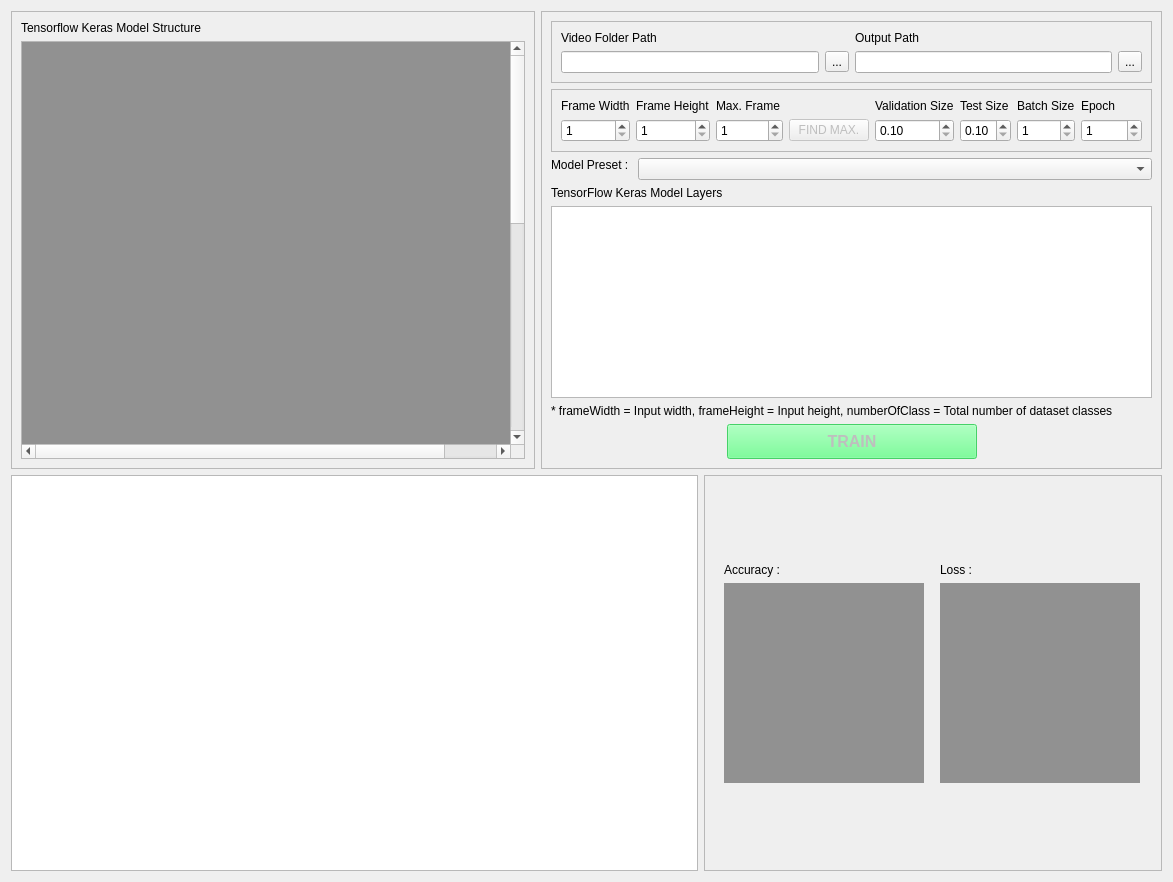
      <widget class="QWidget" name="modelTrainTab">
       <attribute name="title">
        <string>MODEL TRAINING</string>
       </attribute>
       <layout class="QVBoxLayout" name="verticalLayout_20">
        <item>
         <layout class="QHBoxLayout" name="horizontalLayout_20" stretch="3,2">
          <item>
           <widget class="QFrame" name="modelShowFrame">
            <property name="frameShape">
             <enum>QFrame::StyledPanel</enum>
            </property>
            <property name="frameShadow">
             <enum>QFrame::Raised</enum>
            </property>
            <layout class="QVBoxLayout" name="verticalLayout_27" stretch="0,0">
             <item>
              <widget class="QLabel" name="tfStructureLabel">
               <property name="text">
                <string>Tensorflow Keras Model Structure</string>
               </property>
              </widget>
             </item>
             <item>
              <widget class="QScrollArea" name="tfModelStructureScrollArea">
               <property name="widgetResizable">
                <bool>true</bool>
               </property>
               <widget class="QWidget" name="scrollAreaWidgetContents">
                <property name="geometry">
                 <rect>
                  <x>0</x>
                  <y>0</y>
                  <width>550</width>
                  <height>900</height>
                 </rect>
                </property>
                <layout class="QHBoxLayout" name="horizontalLayout_15">
                 <property name="leftMargin">
                  <number>0</number>
                 </property>
                 <property name="topMargin">
                  <number>0</number>
                 </property>
                 <property name="rightMargin">
                  <number>0</number>
                 </property>
                 <property name="bottomMargin">
                  <number>0</number>
                 </property>
                 <item>
                  <widget class="QLabel" name="tfModelStructureDisplay">
                   <property name="minimumSize">
                    <size>
                     <width>550</width>
                     <height>900</height>
                    </size>
                   </property>
                   <property name="maximumSize">
                    <size>
                     <width>550</width>
                     <height>900</height>
                    </size>
                   </property>
                   <property name="styleSheet">
                    <string notr="true">background-color: rgb(145, 145, 145);</string>
                   </property>
                   <property name="text">
                    <string/>
                   </property>
                  </widget>
                 </item>
                </layout>
               </widget>
              </widget>
             </item>
            </layout>
           </widget>
          </item>
          <item>
           <widget class="QFrame" name="modelTrainConfigFrame">
            <property name="frameShape">
             <enum>QFrame::StyledPanel</enum>
            </property>
            <property name="frameShadow">
             <enum>QFrame::Raised</enum>
            </property>
            <layout class="QVBoxLayout" name="verticalLayout_19">
             <item>
              <layout class="QVBoxLayout" name="verticalLayout_49">
               <item>
                <widget class="QFrame" name="trainModelPathFrame">
                 <property name="frameShape">
                  <enum>QFrame::StyledPanel</enum>
                 </property>
                 <property name="frameShadow">
                  <enum>QFrame::Raised</enum>
                 </property>
                 <layout class="QGridLayout" name="gridLayout_11">
                  <item row="0" column="0">
                   <widget class="QLabel" name="datasetFolderPathLabel">
                    <property name="sizePolicy">
                     <sizepolicy hsizetype="Fixed" vsizetype="Fixed">
                      <horstretch>0</horstretch>
                      <verstretch>0</verstretch>
                     </sizepolicy>
                    </property>
                    <property name="text">
                     <string>Video Folder Path</string>
                    </property>
                    <property name="wordWrap">
                     <bool>true</bool>
                    </property>
                   </widget>
                  </item>
                  <item row="1" column="0">
                   <widget class="QLineEdit" name="datasetFolderPathLine"/>
                  </item>
                  <item row="1" column="1">
                   <widget class="QToolButton" name="datasetFolderPathButton">
                    <property name="text">
                     <string>...</string>
                    </property>
                   </widget>
                  </item>
                  <item row="1" column="2">
                   <widget class="QLineEdit" name="modelTrainOutputPathLine"/>
                  </item>
                  <item row="0" column="2">
                   <widget class="QLabel" name="modelTrainOutputPathLabel">
                    <property name="sizePolicy">
                     <sizepolicy hsizetype="Fixed" vsizetype="Fixed">
                      <horstretch>0</horstretch>
                      <verstretch>0</verstretch>
                     </sizepolicy>
                    </property>
                    <property name="text">
                     <string>Output Path</string>
                    </property>
                    <property name="wordWrap">
                     <bool>true</bool>
                    </property>
                   </widget>
                  </item>
                  <item row="1" column="3">
                   <widget class="QToolButton" name="modelTrainOutputPathButton">
                    <property name="text">
                     <string>...</string>
                    </property>
                   </widget>
                  </item>
                 </layout>
                </widget>
               </item>
               <item>
                <widget class="QFrame" name="modelConfigFrame">
                 <property name="frameShape">
                  <enum>QFrame::StyledPanel</enum>
                 </property>
                 <property name="frameShadow">
                  <enum>QFrame::Raised</enum>
                 </property>
                 <layout class="QHBoxLayout" name="horizontalLayout_16">
                  <item>
                   <layout class="QVBoxLayout" name="verticalLayout_42">
                    <item>
                     <widget class="QLabel" name="frameWidthLabel">
                      <property name="enabled">
                       <bool>true</bool>
                      </property>
                      <property name="sizePolicy">
                       <sizepolicy hsizetype="Fixed" vsizetype="Fixed">
                        <horstretch>0</horstretch>
                        <verstretch>0</verstretch>
                       </sizepolicy>
                      </property>
                      <property name="text">
                       <string>Frame Width</string>
                      </property>
                      <property name="wordWrap">
                       <bool>true</bool>
                      </property>
                     </widget>
                    </item>
                    <item>
                     <widget class="QSpinBox" name="frameWidthSpinBox">
                      <property name="enabled">
                       <bool>true</bool>
                      </property>
                      <property name="minimum">
                       <number>1</number>
                      </property>
                      <property name="maximum">
                       <number>5000</number>
                      </property>
                     </widget>
                    </item>
                   </layout>
                  </item>
                  <item>
                   <layout class="QVBoxLayout" name="verticalLayout_43">
                    <item>
                     <widget class="QLabel" name="frameHeightLabel">
                      <property name="enabled">
                       <bool>true</bool>
                      </property>
                      <property name="sizePolicy">
                       <sizepolicy hsizetype="Fixed" vsizetype="Fixed">
                        <horstretch>0</horstretch>
                        <verstretch>0</verstretch>
                       </sizepolicy>
                      </property>
                      <property name="text">
                       <string>Frame Height</string>
                      </property>
                      <property name="wordWrap">
                       <bool>true</bool>
                      </property>
                     </widget>
                    </item>
                    <item>
                     <widget class="QSpinBox" name="frameHeightSpinBox">
                      <property name="enabled">
                       <bool>true</bool>
                      </property>
                      <property name="minimum">
                       <number>1</number>
                      </property>
                      <property name="maximum">
                       <number>5000</number>
                      </property>
                     </widget>
                    </item>
                   </layout>
                  </item>
                  <item>
                   <layout class="QGridLayout" name="gridLayout_12">
                    <item row="0" column="0">
                     <widget class="QLabel" name="maxFrameLabel">
                      <property name="enabled">
                       <bool>true</bool>
                      </property>
                      <property name="sizePolicy">
                       <sizepolicy hsizetype="Fixed" vsizetype="Fixed">
                        <horstretch>0</horstretch>
                        <verstretch>0</verstretch>
                       </sizepolicy>
                      </property>
                      <property name="text">
                       <string>Max. Frame</string>
                      </property>
                      <property name="wordWrap">
                       <bool>true</bool>
                      </property>
                     </widget>
                    </item>
                    <item row="1" column="0">
                     <widget class="QSpinBox" name="maxFrameSpinBox">
                      <property name="enabled">
                       <bool>true</bool>
                      </property>
                      <property name="minimum">
                       <number>1</number>
                      </property>
                      <property name="maximum">
                       <number>999999999</number>
                      </property>
                      <property name="singleStep">
                       <number>500</number>
                      </property>
                     </widget>
                    </item>
                    <item row="1" column="1">
                     <widget class="QPushButton" name="findMaxFrameButton">
                      <property name="enabled">
                       <bool>false</bool>
                      </property>
                      <property name="sizePolicy">
                       <sizepolicy hsizetype="Fixed" vsizetype="Fixed">
                        <horstretch>0</horstretch>
                        <verstretch>0</verstretch>
                       </sizepolicy>
                      </property>
                      <property name="text">
                       <string>FIND MAX.</string>
                      </property>
                     </widget>
                    </item>
                   </layout>
                  </item>
                  <item>
                   <layout class="QVBoxLayout" name="verticalLayout_44">
                    <item>
                     <widget class="QLabel" name="validateSizeLabel">
                      <property name="enabled">
                       <bool>true</bool>
                      </property>
                      <property name="sizePolicy">
                       <sizepolicy hsizetype="Fixed" vsizetype="Fixed">
                        <horstretch>0</horstretch>
                        <verstretch>0</verstretch>
                       </sizepolicy>
                      </property>
                      <property name="text">
                       <string>Validation Size</string>
                      </property>
                      <property name="wordWrap">
                       <bool>true</bool>
                      </property>
                     </widget>
                    </item>
                    <item>
                     <widget class="QDoubleSpinBox" name="validateSizeSpinBox">
                      <property name="enabled">
                       <bool>true</bool>
                      </property>
                      <property name="minimum">
                       <double>0.100000000000000</double>
                      </property>
                      <property name="maximum">
                       <double>1.000000000000000</double>
                      </property>
                      <property name="singleStep">
                       <double>0.100000000000000</double>
                      </property>
                     </widget>
                    </item>
                   </layout>
                  </item>
                  <item>
                   <layout class="QVBoxLayout" name="verticalLayout_45">
                    <item>
                     <widget class="QLabel" name="testSizeLabel">
                      <property name="enabled">
                       <bool>true</bool>
                      </property>
                      <property name="sizePolicy">
                       <sizepolicy hsizetype="Fixed" vsizetype="Fixed">
                        <horstretch>0</horstretch>
                        <verstretch>0</verstretch>
                       </sizepolicy>
                      </property>
                      <property name="text">
                       <string>Test Size</string>
                      </property>
                      <property name="wordWrap">
                       <bool>true</bool>
                      </property>
                     </widget>
                    </item>
                    <item>
                     <widget class="QDoubleSpinBox" name="testSizeSpinBox">
                      <property name="enabled">
                       <bool>true</bool>
                      </property>
                      <property name="minimum">
                       <double>0.100000000000000</double>
                      </property>
                      <property name="maximum">
                       <double>1.000000000000000</double>
                      </property>
                      <property name="singleStep">
                       <double>0.100000000000000</double>
                      </property>
                     </widget>
                    </item>
                   </layout>
                  </item>
                  <item>
                   <layout class="QVBoxLayout" name="verticalLayout_46">
                    <item>
                     <widget class="QLabel" name="batchSizeLabel">
                      <property name="enabled">
                       <bool>true</bool>
                      </property>
                      <property name="sizePolicy">
                       <sizepolicy hsizetype="Fixed" vsizetype="Fixed">
                        <horstretch>0</horstretch>
                        <verstretch>0</verstretch>
                       </sizepolicy>
                      </property>
                      <property name="text">
                       <string>Batch Size</string>
                      </property>
                      <property name="wordWrap">
                       <bool>true</bool>
                      </property>
                     </widget>
                    </item>
                    <item>
                     <widget class="QSpinBox" name="batchSizeSpinBox">
                      <property name="enabled">
                       <bool>true</bool>
                      </property>
                      <property name="minimum">
                       <number>1</number>
                      </property>
                      <property name="maximum">
                       <number>5000</number>
                      </property>
                     </widget>
                    </item>
                   </layout>
                  </item>
                  <item>
                   <layout class="QVBoxLayout" name="verticalLayout_47">
                    <item>
                     <widget class="QLabel" name="epochLabel">
                      <property name="enabled">
                       <bool>true</bool>
                      </property>
                      <property name="sizePolicy">
                       <sizepolicy hsizetype="Fixed" vsizetype="Fixed">
                        <horstretch>0</horstretch>
                        <verstretch>0</verstretch>
                       </sizepolicy>
                      </property>
                      <property name="text">
                       <string>Epoch</string>
                      </property>
                     </widget>
                    </item>
                    <item>
                     <widget class="QSpinBox" name="epochSpinBox">
                      <property name="enabled">
                       <bool>true</bool>
                      </property>
                      <property name="minimum">
                       <number>1</number>
                      </property>
                      <property name="maximum">
                       <number>50000</number>
                      </property>
                      <property name="singleStep">
                       <number>50</number>
                      </property>
                     </widget>
                    </item>
                   </layout>
                  </item>
                 </layout>
                </widget>
               </item>
               <item>
                <layout class="QFormLayout" name="formLayout_4">
                 <item row="0" column="0">
                  <widget class="QLabel" name="tfModelPresetLabel">
                   <property name="sizePolicy">
                    <sizepolicy hsizetype="Fixed" vsizetype="Fixed">
                     <horstretch>0</horstretch>
                     <verstretch>0</verstretch>
                    </sizepolicy>
                   </property>
                   <property name="text">
                    <string>Model Preset : </string>
                   </property>
                  </widget>
                 </item>
                 <item row="0" column="1">
                  <widget class="QComboBox" name="tfModelPresetComboBox"/>
                 </item>
                </layout>
               </item>
               <item>
                <layout class="QVBoxLayout" name="verticalLayout_48">
                 <item>
                  <widget class="QLabel" name="tfModelLayerLabel">
                   <property name="enabled">
                    <bool>true</bool>
                   </property>
                   <property name="sizePolicy">
                    <sizepolicy hsizetype="Fixed" vsizetype="Fixed">
                     <horstretch>0</horstretch>
                     <verstretch>0</verstretch>
                    </sizepolicy>
                   </property>
                   <property name="text">
                    <string>TensorFlow Keras Model Layers</string>
                   </property>
                  </widget>
                 </item>
                 <item>
                  <widget class="QPlainTextEdit" name="tfModelLayerText">
                   <property name="enabled">
                    <bool>true</bool>
                   </property>
                   <property name="horizontalScrollBarPolicy">
                    <enum>Qt::ScrollBarAsNeeded</enum>
                   </property>
                   <property name="lineWrapMode">
                    <enum>QPlainTextEdit::NoWrap</enum>
                   </property>
                  </widget>
                 </item>
                </layout>
               </item>
               <item>
                <widget class="QLabel" name="label_47">
                 <property name="text">
                  <string>* frameWidth = Input width, frameHeight = Input height, numberOfClass = Total number of dataset classes</string>
                 </property>
                 <property name="wordWrap">
                  <bool>true</bool>
                 </property>
                </widget>
               </item>
               <item>
                <layout class="QHBoxLayout" name="horizontalLayout_17">
                 <item>
                  <spacer name="horizontalSpacer_7">
                   <property name="orientation">
                    <enum>Qt::Horizontal</enum>
                   </property>
                   <property name="sizeHint" stdset="0">
                    <size>
                     <width>40</width>
                     <height>20</height>
                    </size>
                   </property>
                  </spacer>
                 </item>
                 <item>
                  <widget class="QPushButton" name="trainModelButton">
                   <property name="enabled">
                    <bool>false</bool>
                   </property>
                   <property name="minimumSize">
                    <size>
                     <width>250</width>
                     <height>35</height>
                    </size>
                   </property>
                   <property name="maximumSize">
                    <size>
                     <width>250</width>
                     <height>35</height>
                    </size>
                   </property>
                   <property name="font">
                    <font>
                     <pointsize>12</pointsize>
                     <weight>75</weight>
                     <bold>true</bold>
                    </font>
                   </property>
                   <property name="styleSheet">
                    <string notr="true">background-color: rgb(85, 255, 127);</string>
                   </property>
                   <property name="text">
                    <string>TRAIN</string>
                   </property>
                  </widget>
                 </item>
                 <item>
                  <spacer name="horizontalSpacer_12">
                   <property name="orientation">
                    <enum>Qt::Horizontal</enum>
                   </property>
                   <property name="sizeHint" stdset="0">
                    <size>
                     <width>40</width>
                     <height>20</height>
                    </size>
                   </property>
                  </spacer>
                 </item>
                </layout>
               </item>
              </layout>
             </item>
            </layout>
           </widget>
          </item>
         </layout>
        </item>
        <item>
         <layout class="QHBoxLayout" name="horizontalLayout_18" stretch="3,2">
          <item>
           <widget class="QTextEdit" name="consoleOutputDisplay">
            <property name="minimumSize">
             <size>
              <width>500</width>
              <height>300</height>
             </size>
            </property>
           </widget>
          </item>
          <item>
           <widget class="QFrame" name="resultFrame">
            <property name="frameShape">
             <enum>QFrame::StyledPanel</enum>
            </property>
            <property name="frameShadow">
             <enum>QFrame::Raised</enum>
            </property>
            <layout class="QGridLayout" name="gridLayout_13">
             <item row="0" column="0">
              <spacer name="verticalSpacer_9">
               <property name="orientation">
                <enum>Qt::Vertical</enum>
               </property>
               <property name="sizeHint" stdset="0">
                <size>
                 <width>20</width>
                 <height>78</height>
                </size>
               </property>
              </spacer>
             </item>
             <item row="0" column="1">
              <spacer name="verticalSpacer_10">
               <property name="orientation">
                <enum>Qt::Vertical</enum>
               </property>
               <property name="sizeHint" stdset="0">
                <size>
                 <width>20</width>
                 <height>78</height>
                </size>
               </property>
              </spacer>
             </item>
             <item row="1" column="0">
              <layout class="QVBoxLayout" name="verticalLayout_51" stretch="0,1">
               <item>
                <layout class="QFormLayout" name="formLayout_5">
                 <item row="0" column="0">
                  <widget class="QLabel" name="modelAccuracyLabel">
                   <property name="sizePolicy">
                    <sizepolicy hsizetype="Fixed" vsizetype="Fixed">
                     <horstretch>0</horstretch>
                     <verstretch>0</verstretch>
                    </sizepolicy>
                   </property>
                   <property name="text">
                    <string>Accuracy : </string>
                   </property>
                  </widget>
                 </item>
                 <item row="0" column="1">
                  <widget class="QLabel" name="modelAccuracyDisplay">
                   <property name="sizePolicy">
                    <sizepolicy hsizetype="Preferred" vsizetype="Fixed">
                     <horstretch>0</horstretch>
                     <verstretch>0</verstretch>
                    </sizepolicy>
                   </property>
                   <property name="text">
                    <string/>
                   </property>
                  </widget>
                 </item>
                </layout>
               </item>
               <item>
                <widget class="QLabel" name="modelAccuracyGraphDisplay">
                 <property name="minimumSize">
                  <size>
                   <width>200</width>
                   <height>200</height>
                  </size>
                 </property>
                 <property name="maximumSize">
                  <size>
                   <width>200</width>
                   <height>200</height>
                  </size>
                 </property>
                 <property name="styleSheet">
                  <string notr="true">background-color: rgb(145, 145, 145);</string>
                 </property>
                 <property name="text">
                  <string/>
                 </property>
                </widget>
               </item>
              </layout>
             </item>
             <item row="1" column="1">
              <layout class="QVBoxLayout" name="verticalLayout_52" stretch="0,1">
               <item>
                <layout class="QFormLayout" name="formLayout_6">
                 <item row="0" column="0">
                  <widget class="QLabel" name="modelLossLabel">
                   <property name="sizePolicy">
                    <sizepolicy hsizetype="Fixed" vsizetype="Fixed">
                     <horstretch>0</horstretch>
                     <verstretch>0</verstretch>
                    </sizepolicy>
                   </property>
                   <property name="text">
                    <string>Loss : </string>
                   </property>
                  </widget>
                 </item>
                 <item row="0" column="1">
                  <widget class="QLabel" name="modelLossDisplay">
                   <property name="sizePolicy">
                    <sizepolicy hsizetype="Preferred" vsizetype="Fixed">
                     <horstretch>0</horstretch>
                     <verstretch>0</verstretch>
                    </sizepolicy>
                   </property>
                   <property name="text">
                    <string/>
                   </property>
                  </widget>
                 </item>
                </layout>
               </item>
               <item>
                <widget class="QLabel" name="modelLossGraphDisplay">
                 <property name="minimumSize">
                  <size>
                   <width>200</width>
                   <height>200</height>
                  </size>
                 </property>
                 <property name="maximumSize">
                  <size>
                   <width>200</width>
                   <height>200</height>
                  </size>
                 </property>
                 <property name="styleSheet">
                  <string notr="true">background-color: rgb(145, 145, 145);</string>
                 </property>
                 <property name="text">
                  <string/>
                 </property>
                </widget>
               </item>
              </layout>
             </item>
             <item row="2" column="0">
              <spacer name="verticalSpacer_11">
               <property name="orientation">
                <enum>Qt::Vertical</enum>
               </property>
               <property name="sizeHint" stdset="0">
                <size>
                 <width>20</width>
                 <height>78</height>
                </size>
               </property>
              </spacer>
             </item>
             <item row="2" column="1">
              <spacer name="verticalSpacer_12">
               <property name="orientation">
                <enum>Qt::Vertical</enum>
               </property>
               <property name="sizeHint" stdset="0">
                <size>
                 <width>20</width>
                 <height>78</height>
                </size>
               </property>
              </spacer>
             </item>
            </layout>
           </widget>
          </item>
         </layout>
        </item>
       </layout>
      </widget>
